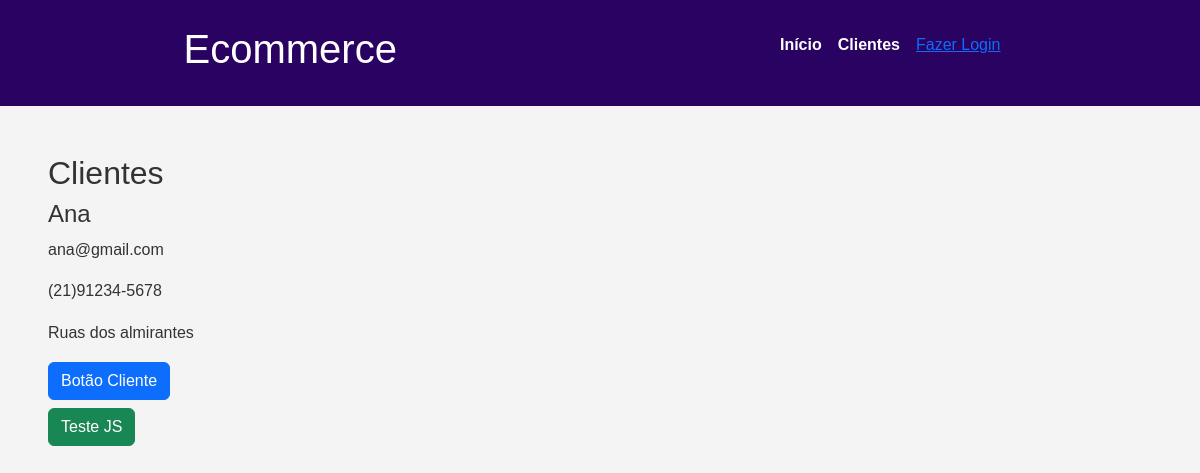
/clientes/, run on the app's committed database.
### clientes/models.py (models this page shows, shortened)
class Cliente(models.Model):
    nome = models.CharField(max_length=100)
    email = models.EmailField()
    telefone = models.CharField(max_length=20)
    endereco = models.TextField()

### clientes/views.py (the view)
# urls.py: path('', views.clientes_view, name='clientes'),
def clientes_view(request):
    clientes = Cliente.objects.all()
    return render(request, 'clientes/index.html', {'clientes': clientes})

### clientes/templates/clientes/index.html (shortened to what this page needs)
{% extends 'base.html' %}
{% block content %}
    <h2>Clientes</h2>
    <div>
        {% for cliente in clientes %}
            <h4>{{ cliente.nome }}</h4>
            <p>{{ cliente.email }}</p>
            <p>{{ cliente.telefone }}</p>
            <p>{{ cliente.endereco }}</p>
        {% endfor %}
        <button id="id-cliente" class="btn btn-primary mb-2">Botão Cliente</button>
    </div>
{% endblock %}

### static/css/style.css (style rules this page uses)
* { margin: 0; padding: 0; box-sizing: border-box; }
html, body { font-family: Arial, Helvetica, sans-serif; background-color: #f4f4f4; color: #333; line-height: 1.6; }

### data on the page
Cliente: nome "Ana", email "ana@gmail.com", telefone "(21)91234-5678", endereco "Ruas dos almirantes"
